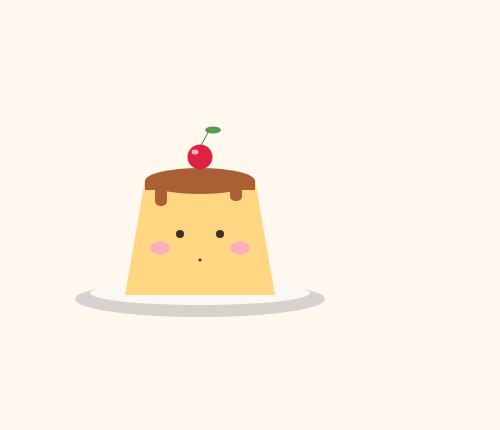
Frame 1 (no input)
Frame 60 (no input): identical to frame 1, image omitted
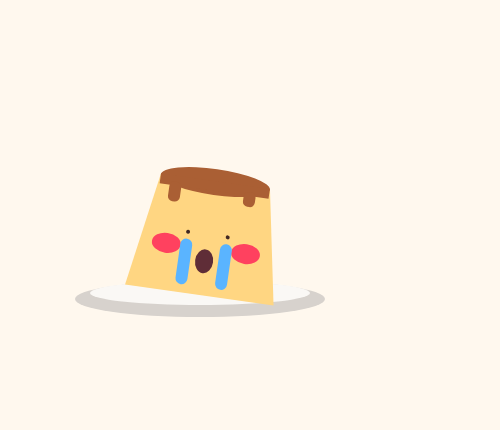
Frame 120 (the mouse pressed at the canvas centre since frame 60)

The p5.js sketch that drew these frames (run headless with seeded random() and noise() and a simulated clock; from frame 60 on, the mouse is pressed at the canvas centre):

// p5.js sketch
// ── sketch.js

let stolen = false;

let cherryY = 157;
let cherrySpeed = 0;

let puddingAngle = 0;

function setup() {
  createCanvas(500, 430);
}

function draw() {
  let overPudding = false;

  if (mouseX > 125 && mouseX < 275 &&
      mouseY > 145 && mouseY < 300) {
    overPudding = true;
  }

  background(255, 248, 238);

  // 체리가 위로 날아감
  if (stolen == true) {
    cherrySpeed = cherrySpeed - 0.15;
    cherryY = cherryY + cherrySpeed;

    // 푸딩이 기울어짐
    if (puddingAngle < 8) {
      puddingAngle = puddingAngle + 0.3;
    }
  }

  // 접시
  noStroke();
  fill(215, 210, 205);
  ellipse(200, 299, 250, 36);

  fill(250, 248, 245);
  ellipse(200, 293, 220, 24);

  // 푸딩 회전
  push();
  translate(200, 290);
  rotate(radians(puddingAngle));
  translate(-200, -290);

  // 푸딩 몸통
  noStroke();
  fill(255, 214, 130);
  quad(145, 180, 255, 180, 275, 295, 125, 295);

  // 카라멜
  fill(170, 95, 52);
  ellipse(200, 181, 110, 26);
  rect(145, 180, 110, 10);
  rect(155, 186, 12, 20, 5);
  rect(230, 186, 12, 15, 5);

  // 얼굴
  if (stolen == true) {

    // 울어서 빨개진 볼
    noStroke();
    fill(255, 65, 95);
    ellipse(160, 248, 29, 20);
    ellipse(240, 248, 29, 20);

    // 작아진 눈
    fill(65, 40, 35);
    ellipse(180, 234, 4, 4);
    ellipse(220, 234, 4, 4);

    // 눈물
    noStroke();
    fill(90, 180, 255);
    rect(174, 241, 12, 46, 6);
    rect(214, 241, 12, 46, 6);

    // 엉엉 우는 입
    fill(95, 45, 55);
    ellipse(200, 261, 18, 24);

  } else if (overPudding == true) {

    // 새빨간 볼
    noStroke();
    fill(255, 40, 60);
    ellipse(160, 248, 30, 22);
    ellipse(240, 248, 30, 22);

    // 화난 눈썹
    stroke(65, 40, 35);
    line(165, 215, 188, 228);
    line(212, 228, 235, 215);

    // 눈
    noStroke();
    fill(65, 40, 35);
    ellipse(180, 234, 9, 9);
    ellipse(220, 234, 9, 9);

    // 작은 점 입
    ellipse(200, 260, 3, 3);

  } else {

    // 기본 상태의 볼
    noStroke();
    fill(255, 175, 185);
    ellipse(160, 248, 20, 13);
    ellipse(240, 248, 20, 13);

    // 점눈
    fill(65, 45, 40);
    ellipse(180, 234, 8, 8);
    ellipse(220, 234, 8, 8);

    // 작은 점 입
    ellipse(200, 260, 3, 3);
  }

  pop();

  // 체리
  if (cherryY > -40) {

    // 꼭지
    stroke(65, 125, 70);
    line(200, cherryY - 10, 210, cherryY - 28);

    // 작은 잎
    noStroke();
    fill(85, 155, 85);
    ellipse(213, cherryY - 27, 16, 7);

    // 체리
    fill(220, 35, 65);
    ellipse(200, cherryY, 25, 25);

    // 반짝임
    fill(255, 170, 185);
    ellipse(195, cherryY - 5, 7, 5);
  }
}

function mousePressed() {
  if (mouseX > 125 && mouseX < 275 &&
      mouseY > 145 && mouseY < 300) {
    stolen = true;
  }
}

function keyPressed() {
  stolen = false;
  cherryY = 157;
  cherrySpeed = 0;
  puddingAngle = 0;
}
